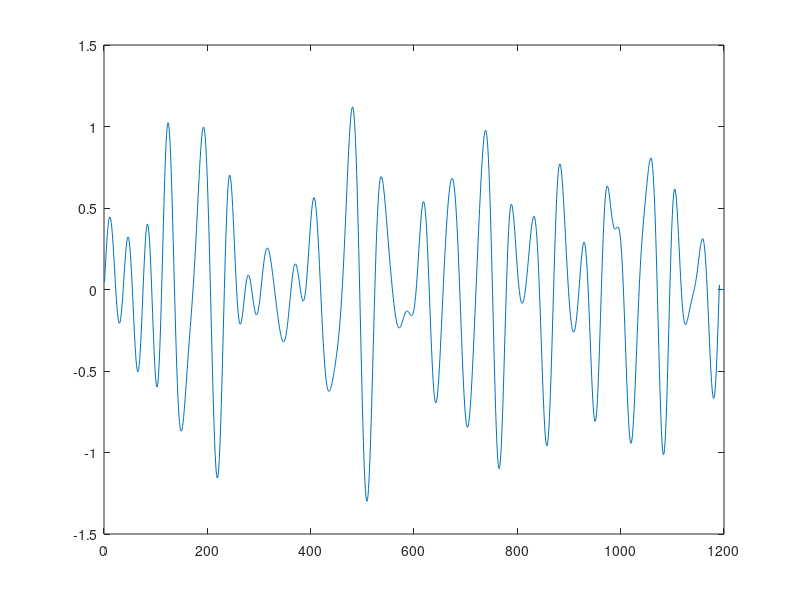
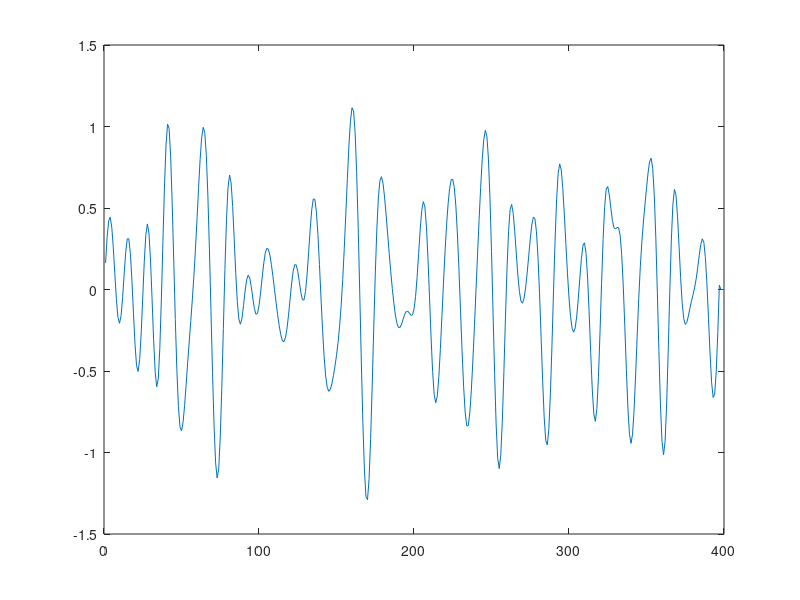
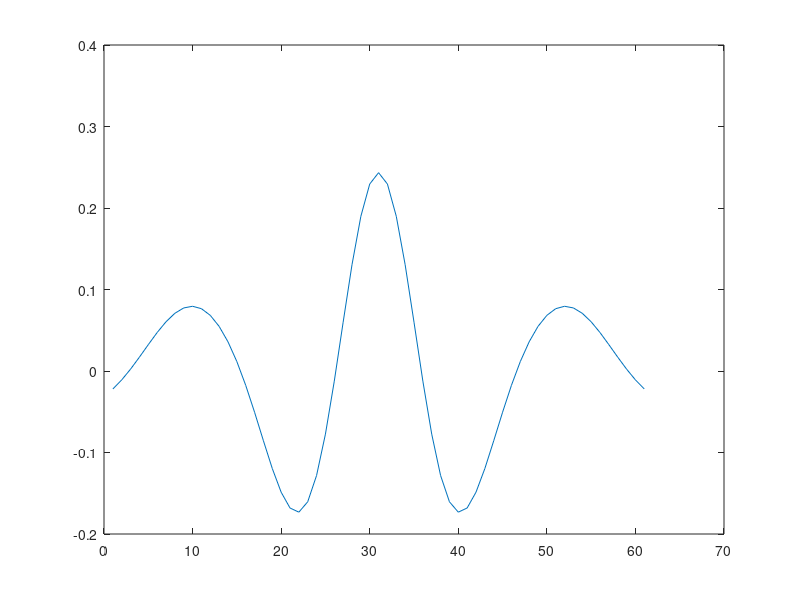
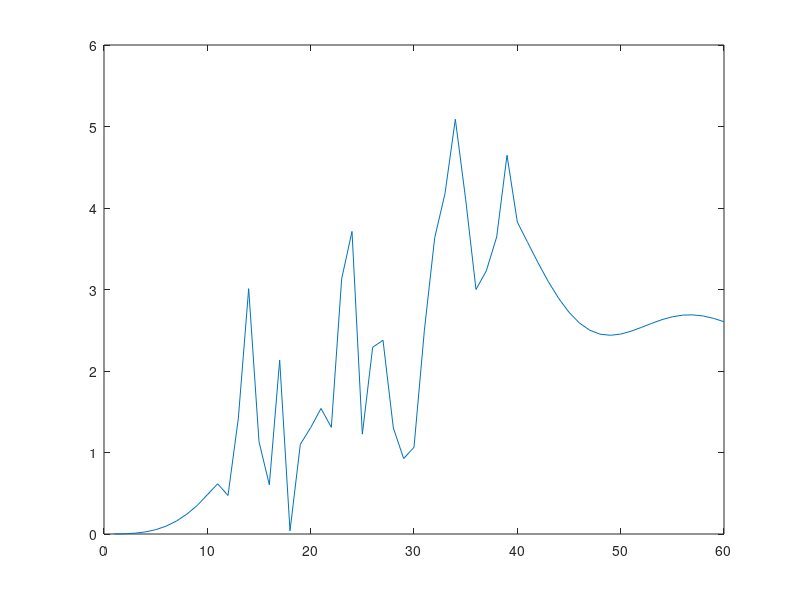

The MATLAB script that drew these images, in order:
clc;clear all;close all;

global A B N T0 
A=0.78;
B=3.11/4;
N=40;
T0=0.3;
%rng(1);
epsilon=rand(1,40)*2*pi-pi;
omegan=zeros(1,40);
for n=0:1:N
    omegan(1,n+1)=0.05*n;
end
f1=figure;
f2=figure;
%% （1）画kesi
kesi=zeros(1,1200);
tt=1;
for t=1:0.1:120
    for n=1:1:N
        kesi(tt)=kesi(tt)+sqrt(2*integral(@(omega)0.78./(omega.^5).*exp(-3.11./4./(omega.^4)),omegan(1,n),omegan(1,n+1)))*cos(omegan(1,n+1)*t+epsilon(1,n));
    end
    tt=tt+1;
end
t=1:1:1200;
figure(f1);
plot(t,kesi)
%% （2）对kesi进行采样，T0=0.3
kesi_s=zeros(1,400);
E_kesi_s_hat=0;
for n=1:1:400
    kesi_s(1,n)=kesi(n*3);
    E_kesi_s_hat=E_kesi_s_hat+kesi_s(1,n);
end
figure(f2);
plot(kesi_s)
%% (3)计算kesi_s均值
E_kesi_s_hat=E_kesi_s_hat/400;
%% (4)计算样本相关函数
B_kesi_s_hat=zeros(1,61);
a=1;
for i=-30:1:30
    
    for j=1:1:(400-abs(i))
        if a==1
        B_kesi_s_hat(1,a)=B_kesi_s_hat(1,a)+(kesi_s(1,j+abs(i))-E_kesi_s_hat)*(kesi_s(j)-E_kesi_s_hat)/400;
        else
        B_kesi_s_hat(1,a)=B_kesi_s_hat(1,a)+(kesi_s(1,j+abs(i))-E_kesi_s_hat)*(kesi_s(j)-E_kesi_s_hat)/400;
        end
    end
    a=a+1;
end
f3=figure;
figure(f3);
plot(1:61,B_kesi_s_hat)
%% (5)(6)计算样本功率谱密度函数、画其图

    sum=0;
for z=1:60
    for m=1:400
        sum=sum+kesi_s(1,m)*exp(-1i*0.05*z*m*0.3);
    end
    S_kesi_hat=0.3/400*(abs(sum))^2;
    s(z)=S_kesi_hat;
end
z=1:60;
f4=figure;
figure(f4);
plot(z,s)
%% (7)
for n=1:60
    S_kesi(n)=A/((0.05*n)^5)*exp(-1*B/((0.05*n)^4));
end
C=(max(S_kesi))/(max(s));
f5=figure;
figure(f5);
plot(1:60,S_kesi)
hold on
plot(1:60,C*s)



%% end




